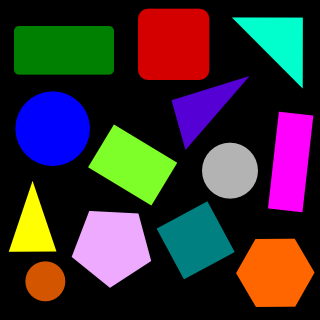
//> input picture Example/RectRecognition/detect-simple-shapes-src-img.png, 320 x 320 px
$ ./main   (built with g++ and OpenCV 4)
//> lines starting //> are read from the running program, lines starting //| are printed output that depends on the picture; after the words box and inside, x2 and y2 are one past the last pixel; in counts of white or black regions, pixels touching at a corner belong together
// 영상에서 포인트를 찾아서 표시한다.
// 특정 크기 이상, 특정 모양일 때만 검색한다.
#define _CRT_SECURE_NO_WARNINGS

#include <stdio.h>
#include <windows.h>
#include <mmsystem.h>
#include <opencv2/core/core.hpp>
#include <opencv2/highgui/highgui.hpp>
#include "cvaux.h"
#include "opencv2/nonfree/nonfree.hpp"


using namespace cv;

#pragma comment(lib, "opencv_core2411d.lib")
#pragma comment(lib, "opencv_highgui2411d.lib")
#pragma comment(lib, "opencv_imgproc2411d.lib")
#pragma comment(lib, "opencv_features2d2411d.lib")
#pragma comment(lib, "opencv_nonfree2411d.lib")
#pragma comment(lib, "winmm.lib")

/**
 * Simple shape detector program.
 * It loads an image and tries to find simple shapes (rectangle, triangle, circle, etc) in it.
 * This program is a modified version of `squares.cpp` found in the OpenCV sample dir.
 */
#include <opencv2/highgui/highgui.hpp>
#include <opencv2/imgproc/imgproc.hpp>
#include <cmath>
#include <iostream>

/**
 * Helper function to find a cosine of angle between vectors
 * from pt0->pt1 and pt0->pt2
 */
static double angle(cv::Point pt1, cv::Point pt2, cv::Point pt0)
{
	double dx1 = pt1.x - pt0.x;
	double dy1 = pt1.y - pt0.y;
	double dx2 = pt2.x - pt0.x;
	double dy2 = pt2.y - pt0.y;
	return (dx1*dx2 + dy1*dy2)/sqrt((dx1*dx1 + dy1*dy1)*(dx2*dx2 + dy2*dy2) + 1e-10);
}

/**
 * Helper function to display text in the center of a contour
 */
void setLabel(cv::Mat& im, const std::string label, std::vector<cv::Point>& contour)
{
	int fontface = cv::FONT_HERSHEY_SIMPLEX;
	double scale = 0.4;
	int thickness = 1;
	int baseline = 0;

	cv::Size text = cv::getTextSize(label, fontface, scale, thickness, &baseline);
	cv::Rect r = cv::boundingRect(contour);

	cv::Point pt(r.x + ((r.width - text.width) / 2), r.y + ((r.height + text.height) / 2));
	cv::rectangle(im, pt + cv::Point(0, baseline), pt + cv::Point(text.width, -text.height), CV_RGB(255,255,255), CV_FILLED);
	cv::putText(im, label, pt, fontface, scale, CV_RGB(0,0,0), thickness, 8);
}

int main()
{
	//cv::Mat src = cv::imread("polygon.png");
	cv::Mat src = cv::imread("detect-simple-shapes-src-img.png");
//> src is the input picture: 320 rows x 320 cols, CV_8UC3; mean B, G, R 49, 46.1, 55.8
	if (src.empty())
		return -1;

	// Convert to grayscale
	cv::Mat gray;
	cv::cvtColor(src, gray, CV_BGR2GRAY);
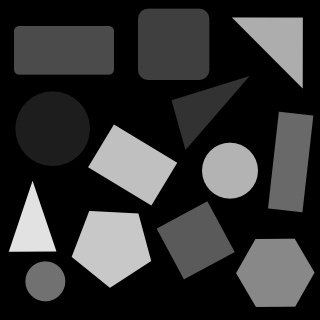
//> gray: 320 rows x 320 cols, CV_8UC1; min 0, max 226, mean 49.3

	// Use Canny instead of threshold to catch squares with gradient shading
	cv::Mat bw;
	cv::Canny(gray, bw, 0, 50, 5);
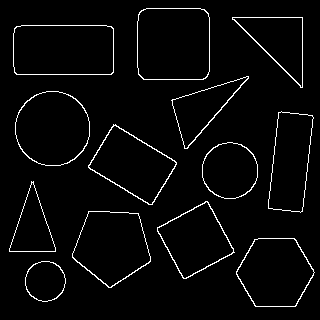
//> bw: 320 rows x 320 cols, CV_8UC1; 3.3% white in thin lines or dots, all inside (x1, y1, x2, y2) = (9, 8, 315, 307)

	// Find contours
	std::vector<std::vector<cv::Point> > contours;
	cv::findContours(bw.clone(), contours, CV_RETR_EXTERNAL, CV_CHAIN_APPROX_SIMPLE);
//> contours = 13 contours; largest, box (x1, y1, x2, y2) and area: (137, 8, 210, 80) 5016, (13, 25, 114, 75) 4864, (15, 91, 90, 166) 4376, (72, 211, 151, 288) 4192, (236, 238, 315, 307) 4036

	std::vector<cv::Point> approx;
	cv::Mat dst = src.clone();

	for (int i = 0; i < contours.size(); i++)
	{
		// Approximate contour with accuracy proportional
		// to the contour perimeter
		cv::approxPolyDP(cv::Mat(contours[i]), approx, cv::arcLength(cv::Mat(contours[i]), true)*0.02, true);

		// Skip small or non-convex objects
		if (std::fabs(cv::contourArea(contours[i])) < 100 || !cv::isContourConvex(approx))
			continue;

		if (approx.size() == 3)
		{
			setLabel(dst, "TRI", contours[i]);    // Triangles
		}
		else if (approx.size() >= 4 && approx.size() <= 6)
		{
			// Number of vertices of polygonal curve
			int vtc = approx.size();

			// Get the cosines of all corners
			std::vector<double> cos;
			for (int j = 2; j < vtc+1; j++)
				cos.push_back(angle(approx[j%vtc], approx[j-2], approx[j-1]));

			// Sort ascending the cosine values
			std::sort(cos.begin(), cos.end());

			// Get the lowest and the highest cosine
			double mincos = cos.front();
			double maxcos = cos.back();

			// Use the degrees obtained above and the number of vertices
			// to determine the shape of the contour
			if (vtc == 4 && mincos >= -0.1 && maxcos <= 0.3)
				setLabel(dst, "RECT", contours[i]);
			else if (vtc == 5 && mincos >= -0.34 && maxcos <= -0.27)
				setLabel(dst, "PENTA", contours[i]);
			else if (vtc == 6 && mincos >= -0.55 && maxcos <= -0.45)
				setLabel(dst, "HEXA", contours[i]);
		}
		else
		{
			// Detect and label circles
			double area = cv::contourArea(contours[i]);
			cv::Rect r = cv::boundingRect(contours[i]);
			int radius = r.width / 2;

			if (std::abs(1 - ((double)r.width / r.height)) <= 0.2 &&
			    std::abs(1 - (area / (CV_PI * std::pow(radius, 2)))) <= 0.2)
				setLabel(dst, "CIR", contours[i]);
		}
	}
//> this loop made 13 passes
//> (area, radius, text in setLabel, r in setLabel, pt in setLabel) on passes 1, 6, 9: (1264.5, 20, Size(21, 9), Rect(25, 261, 41, 41), Point(35, 286)), (2463, 28, Size(21, 9), Rect(202, 142, 56, 57), Point(219, 175)), (4376, 37, Size(21, 9), Rect(15, 91, 75, 75), Point(42, 133))
//> (approx, vtc, text in setLabel, r in setLabel, pt in setLabel) on passes 11, 13: (4 Points (x, y): [14, 28], [16, 74], [113, 72], [111, 26], 4, Size(32, 9), Rect(13, 25, 101, 50), Point(47, 54)), (4 Points (x, y): [141, 10], [138, 74], [205, 78], [208, 13], 4, Size(32, 9), Rect(137, 8, 73, 72), Point(157, 48))
//> pass 1, in setLabel, `cv::putText(im, label, pt, fontface, scale, CV_RGB(0,0,0), thickness, ..`:
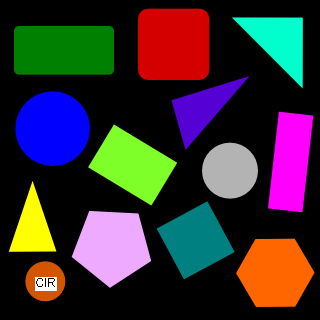
//> im: 320 rows x 320 cols, CV_8UC3; 0.3% of pixels changed, all inside (x1, y1, x2, y2) = (35, 277, 57, 291)
//> pass 2, in setLabel (call 2), `cv::putText(im, label, pt, fontface, scale, CV_RGB(0,0,0), thickness, ..`:
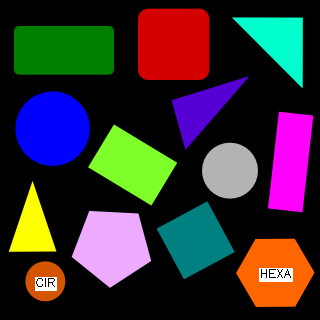
//> im: 320 rows x 320 cols, CV_8UC3; 0.46% of pixels changed, all inside (x1, y1, x2, y2) = (259, 268, 293, 282)
//> pass 3, in setLabel (call 3), `cv::putText(im, label, pt, fontface, scale, CV_RGB(0,0,0), thickness, ..`:
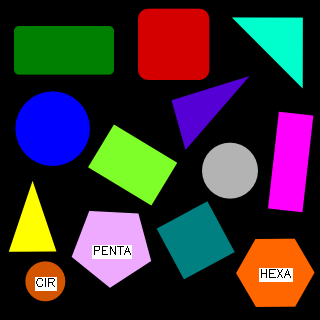
//> im: 320 rows x 320 cols, CV_8UC3; 0.55% of pixels changed, all inside (x1, y1, x2, y2) = (92, 245, 132, 259)
//> after the loop:
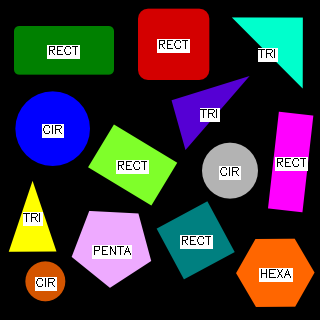
//> dst: 320 rows x 320 cols, CV_8UC3; 4.97% of pixels changed, all inside (x1, y1, x2, y2) = (23, 39, 308, 291)

	cv::imshow("src", src);
	cv::imshow("dst", dst);
	cv::waitKey(0);
	return 0;
}
